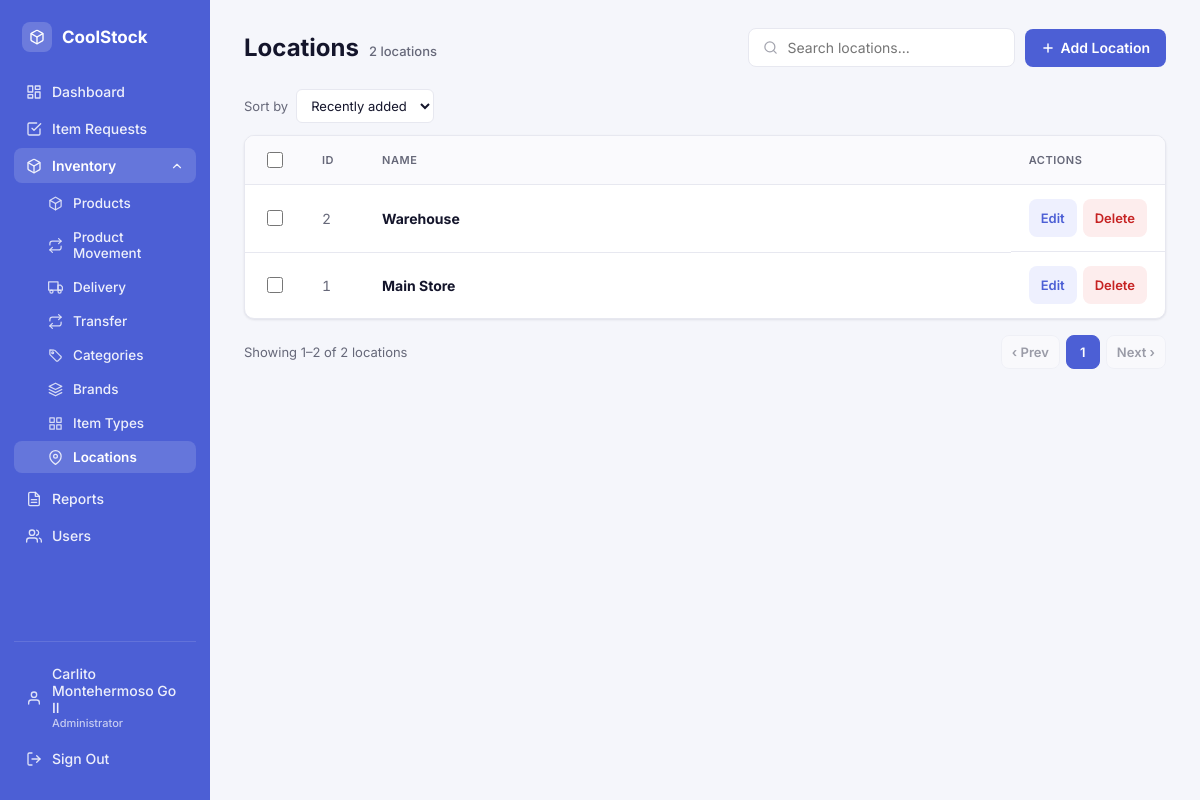
The app's page /index.php?module=locations&action=index (signed in) with its own data.
### tables this page shows
CREATE TABLE `locations` (
  `location_id` int(11) NOT NULL,
  `location_name` varchar(100) NOT NULL
);

### Controllers/LocationController.php (called while the page is built, shortened)
<?php
require_once __DIR__ . '/../Models/Location.php';
class LocationController
{
    private Location $location;
    public function __construct()
    {
        $this->location = new Location();
    }
    public function index(): void
    {
        $sort = $_GET['sort'] ?? 'newest';
        $page = max(1, (int) ($_GET['page'] ?? 1));
        $totalCount = $this->location->count();
        $totalPages = max(1, (int) ceil($totalCount / self::PER_PAGE));
        $page = min($page, $totalPages);
        $offset = ($page - 1) * self::PER_PAGE;
        $locations = $this->location->readAllPaged($sort, self::PER_PAGE, $offset);
        $pagination = [
            'page' => $page,
            'perPage' => self::PER_PAGE,
            'totalCount' => $totalCount,
            'totalPages' => $totalPages,
        ];
        require __DIR__ . '/../Views/locations/index.php';
    }
}

### Config/Database.php (called while the page is built, shortened)
<?php
class Database
{
    private static ?Database $instance = null;
    private PDO $conn;
    private string $host     = "localhost";
    private string $db_name  = "mister_aircon";
    private string $username = "root";
    private string $password = "";
    private function __construct()
    {
        try {
            $this->conn = new PDO(
                "mysql:host={$this->host};dbname={$this->db_name};charset=utf8mb4",
                $this->username,
                $this->password
            );
            $this->conn->setAttribute(PDO::ATTR_ERRMODE, PDO::ERRMODE_EXCEPTION);
            $this->conn->setAttribute(PDO::ATTR_DEFAULT_FETCH_MODE, PDO::FETCH_ASSOC);
        } catch (PDOException $e) {
            die("Database connection failed: " . $e->getMessage());
        }
    }
    public static function getInstance(): Database
    {
        if (self::$instance === null) {
            self::$instance = new Database();
        }
        return self::$instance;
    }
    public function getConnection(): PDO
    {
        return $this->conn;
    }
}

### Models/Location.php (called while the page is built, shortened)
<?php
require_once __DIR__ . '/../Config/Database.php';
class Location
{
    private PDO $conn;
    private string $table = "locations";
    public function __construct()
    {
        $this->conn = Database::getInstance()->getConnection();
    }
    public function readAllPaged(?string $sort = null, ?int $limit = null, ?int $offset = null): array
    {
        $orderBy = self::SORT_OPTIONS[$sort] ?? self::SORT_OPTIONS['newest'];
        $query = "SELECT * FROM {$this->table} ORDER BY {$orderBy}";
        if ($limit !== null) {
            $query .= " LIMIT :limit OFFSET :offset";
        }
        $stmt = $this->conn->prepare($query);
        if ($limit !== null) {
            $stmt->bindValue(':limit', $limit, PDO::PARAM_INT);
            $stmt->bindValue(':offset', $offset ?? 0, PDO::PARAM_INT);
        }
        $stmt->execute();
        return $stmt->fetchAll();
    }
    public function count(): int
    {
        $stmt = $this->conn->query("SELECT COUNT(*) AS total FROM {$this->table}");
        return (int) $stmt->fetch()['total'];
    }
}

### Helpers/format.php (called while the page is built, shortened)
<?php
function paginate_page_numbers(int $current, int $totalPages, int $window = 1): array
{
    if ($totalPages <= 1) {
        return $totalPages === 1 ? [1] : [];
    }
    $result = [];
    return $result;
}

### Views/locations/index.php (the view, shortened to what this page needs)
<?php
$currentSort = $_GET['sort'] ?? 'newest';
$count = $pagination['totalCount'];
require __DIR__ . '/../partials/header.php';
function locationPageUrl(int $page): string
{
    global $currentSort;
    return "index.php?module=locations&action=index"
        . "&sort=" . urlencode($currentSort)
        . "&page=" . $page;
}
?>
        <div class="page-header">
            <div class="page-title-group">
                <h1 class="page-title">Locations</h1>
                <span class="page-title-count"><?= $count ?> <?= $count === 1 ? 'location' : 'locations' ?></span>
            </div>
            <div class="header-actions">
                <div class="search-box">
                    <svg width="15" height="15" viewBox="0 0 24 24" fill="none" stroke="currentColor" stroke-width="2" stroke-linecap="round" stroke-linejoin="round"><circle cx="11" cy="11" r="8"/><line x1="21" y1="21" x2="16.65" y2="16.65"/></svg>
                    <input type="text" id="locationSearch" placeholder="Search locations..." onkeyup="filterLocations()">
                </div>
                <button type="button" class="btn btn-primary" onclick="openAddLocationModal()">
                    <svg width="14" height="14" viewBox="0 0 24 24" fill="none" stroke="currentColor" stroke-width="2.5" stroke-linecap="round" stroke-linejoin="round"><line x1="12" y1="5" x2="12" y2="19"/><line x1="5" y1="12" x2="19" y2="12"/></svg>
                    Add Location
                </button>
            </div>
        </div>
        <div class="sort-bar">
            <label for="sortSelect">Sort by</label>
            <select id="sortSelect" onchange="location.href = 'index.php?module=locations&action=index&sort=' + this.value">
                <option value="newest" <?= $currentSort === 'newest' ? 'selected' : '' ?>>Recently added</option>
            </select>
        </div>
        <form method="POST" id="bulkLocationForm">
            <div class="table-card">
                <table id="locationTable">
                    <thead>
                        <tr>
                            <th style="width:36px;"><input type="checkbox" id="selectAllLocations" class="row-check" onclick="toggleAllLocations(this)"></th>
                            <th style="width:60px;">ID</th>
                            <th>Name</th>
                            <th style="width:150px;">Actions</th>
                        </tr>
                    </thead>
                    <tbody>
                        <?php if (empty($locations)): ?>
                            <tr class="empty-row">
                                <td colspan="4">No locations yet.</td>
                            </tr>
                        <?php else: ?>
                            <?php foreach ($locations as $l): ?>
                                <tr>
                                    <td><input type="checkbox" name="selected_ids[]" value="<?= $l['location_id'] ?>" class="row-check location-check" onchange="updateBulkBarLocations()"></td>
                                    <td class="cell-id"><?= (int) $l['location_id'] ?></td>
                                    <td><strong><?= htmlspecialchars($l['location_name']) ?></strong></td>
                                    <td class="actions">
                                        <button type="button" class="btn btn-edit btn-sm" onclick="openEditLocationModal(<?= $l['location_id'] ?>)">Edit</button>
                                        <button type="button" class="btn btn-danger btn-sm" onclick="openDeleteLocationModal(<?= $l['location_id'] ?>)">Delete</button>
                                    </td>
                                </tr>
                            <?php endforeach; ?>
                        <?php endif; ?>
                    </tbody>
                </table>
            </div>
        </form>
        <?php if ($pagination['totalCount'] > 0): ?>
            <?php
            $startRow = ($pagination['page'] - 1) * $pagination['perPage'] + 1;
            $endRow = min($pagination['page'] * $pagination['perPage'], $pagination['totalCount']);
            ?>
            <div class="pagination-bar">
                <span>Showing <?= $startRow ?>–<?= $endRow ?> of <?= $pagination['totalCount'] ?> locations</span>
                <div class="pagination-controls">
                    <a href="<?= locationPageUrl(max(1, $pagination['page'] - 1)) ?>" class="page-btn <?= $pagination['page'] <= 1 ? 'disabled' : '' ?>">&lsaquo; Prev</a>
                    <?php foreach (paginate_page_numbers($pagination['page'], $pagination['totalPages']) as $p): ?>
                        <?php if ($p === null): ?>
                            <span class="page-ellipsis">&hellip;</span>
                        <?php else: ?>
                            <a href="<?= locationPageUrl($p) ?>" class="page-btn <?= $p === $pagination['page'] ? 'active' : '' ?>"><?= $p ?></a>
                        <?php endif; ?>
                    <?php endforeach; ?>
                    <a href="<?= locationPageUrl(min($pagination['totalPages'], $pagination['page'] + 1)) ?>" class="page-btn <?= $pagination['page'] >= $pagination['totalPages'] ? 'disabled' : '' ?>">Next &rsaquo;</a>
                </div>
            </div>
        <?php endif; ?>
<?php require __DIR__ . '/../partials/footer.php'; ?>

### records on screen
locations: location_id "2", location_name "Warehouse"
locations: location_id "1", location_name "Main Store"

### other values on screen
$viewer['full_name'] "Carlito Montehermoso Go II"
User::roleLabel($viewer['role']) "Administrator"
$count "2"
$startRow "1"
$endRow "2"
$pagination['totalCount'] "2"
$p "1"
